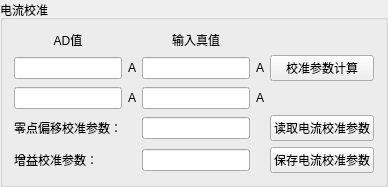
         <widget class="QGroupBox" name="groupBox_7">
          <property name="sizePolicy">
           <sizepolicy hsizetype="Preferred" vsizetype="Expanding">
            <horstretch>0</horstretch>
            <verstretch>0</verstretch>
           </sizepolicy>
          </property>
          <property name="title">
           <string>电流校准</string>
          </property>
          <layout class="QGridLayout" name="gridLayout_8">
           <item row="0" column="0">
            <widget class="QLabel" name="label_169">
             <property name="sizePolicy">
              <sizepolicy hsizetype="Preferred" vsizetype="Maximum">
               <horstretch>0</horstretch>
               <verstretch>0</verstretch>
              </sizepolicy>
             </property>
             <property name="layoutDirection">
              <enum>Qt::LeftToRight</enum>
             </property>
             <property name="text">
              <string>AD值</string>
             </property>
             <property name="alignment">
              <set>Qt::AlignCenter</set>
             </property>
            </widget>
           </item>
           <item row="0" column="2">
            <widget class="QLabel" name="label_171">
             <property name="text">
              <string>输入真值</string>
             </property>
             <property name="alignment">
              <set>Qt::AlignCenter</set>
             </property>
            </widget>
           </item>
           <item row="1" column="2">
            <widget class="QLineEdit" name="lineEdit_9">
             <property name="enabled">
              <bool>true</bool>
             </property>
             <property name="autoFillBackground">
              <bool>false</bool>
             </property>
             <property name="text">
              <string/>
             </property>
             <property name="readOnly">
              <bool>false</bool>
             </property>
            </widget>
           </item>
           <item row="1" column="1">
            <widget class="QLabel" name="label_170">
             <property name="text">
              <string>A</string>
             </property>
            </widget>
           </item>
           <item row="2" column="0">
            <widget class="QLineEdit" name="lineEdit_8"/>
           </item>
           <item row="2" column="1">
            <widget class="QLabel" name="label_174">
             <property name="text">
              <string>A</string>
             </property>
            </widget>
           </item>
           <item row="2" column="2">
            <widget class="QLineEdit" name="lineEdit_10"/>
           </item>
           <item row="2" column="3">
            <widget class="QLabel" name="label_175">
             <property name="text">
              <string>A</string>
             </property>
            </widget>
           </item>
           <item row="1" column="3">
            <widget class="QLabel" name="label_167">
             <property name="text">
              <string>A</string>
             </property>
            </widget>
           </item>
           <item row="1" column="4">
            <widget class="QPushButton" name="curCalBtn">
             <property name="text">
              <string>校准参数计算</string>
             </property>
            </widget>
           </item>
           <item row="1" column="0">
            <widget class="QLineEdit" name="lineEdit_7">
             <property name="text">
              <string/>
             </property>
            </widget>
           </item>
           <item row="3" column="4">
            <widget class="QPushButton" name="readCurCalBtn">
             <property name="text">
              <string>读取电流校准参数</string>
             </property>
            </widget>
           </item>
           <item row="4" column="2">
            <widget class="QLineEdit" name="lineEdit_12">
             <property name="readOnly">
              <bool>false</bool>
             </property>
            </widget>
           </item>
           <item row="3" column="0">
            <widget class="QLabel" name="label_172">
             <property name="text">
              <string>零点偏移校准参数：</string>
             </property>
            </widget>
           </item>
           <item row="3" column="2">
            <widget class="QLineEdit" name="lineEdit_11">
             <property name="text">
              <string/>
             </property>
             <property name="readOnly">
              <bool>false</bool>
             </property>
            </widget>
           </item>
           <item row="4" column="4">
            <widget class="QPushButton" name="saveCurCalBtn">
             <property name="text">
              <string>保存电流校准参数</string>
             </property>
            </widget>
           </item>
           <item row="4" column="0">
            <widget class="QLabel" name="label_173">
             <property name="text">
              <string>增益校准参数：</string>
             </property>
            </widget>
           </item>
          </layout>
         </widget>
